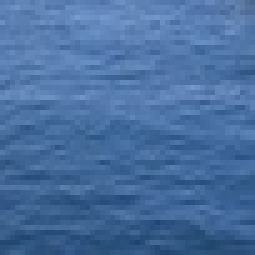
%> input picture assignment_1/single color/1557241133_96c8df20ae_z.jpg, 51 x 51 px, shrunk from 500 x 500 before the run (shown 5 times larger); its folder holds only this picture in this run
$ octave mosaic.m   (GNU Octave 9; MATLAB toolbox functions it lacks are replaced by stand-ins)
%> lines starting %> are read from the running program, lines starting %| are printed output that depends on the picture
### assignment_1/create_mosaic.m
function [ newImg ] = create_mosaic( filename, path, recSize, shape )
%> called with filename = 'david-hellmann.jpg', path = 'single color', recSize = 16, shape = 'circular'
%CREATE_MOSAIC Summary of this function goes here
%   Detailed explanation goes here

tic; % start time
% load images
dir_name = path;
list_jpg = dir([dir_name '/*.jpg']);
list_png = dir([dir_name '/*.png']);

list_img = horzcat(list_jpg', list_png');
for i = 1:length(list_img)
    imageName = list_img(i).name;
    images{i} = imread([dir_name '/' imageName]);
end

% computing average RGB
for i = 1:length(images)
    image = imresize(images{i}, [64 NaN]);
    images{i} = image;

    r = mean2(image(:,:,1));
    g = mean2(image(:,:,2));
    b = mean2(image(:,:,3));
    rgb = [r g b];
    averages{i} = rgb;
end
%> this loop made 1 pass
%> (r, g, b) on pass 1: (72.63, 110.5, 159.9)
%> after the loop, averages = {[72.63 110.5 159.9]}; images = 1 item

% choose target image
img = imread(filename);
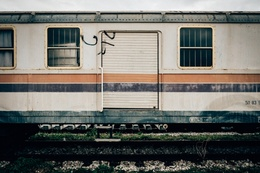
%> input picture assignment_1/david-hellmann.jpg, 260 x 173 px, shrunk from 2560 x 1707 before the run
%> img is the input picture: size 173x260x3 uint8; mean R, G, B 113.4, 112.7, 107.1
% recSize = input('Please enter a rectangle size: ');
fprintf('Okay, processing...\n');
% recSize = 16;
imgSize = size(img);
%> imgSize = [173 260 3]
ver_batches = floor(imgSize(1)/recSize);
%> ver_batches = 10
hor_batches = floor(imgSize(2)/recSize);
%> hor_batches = 16
total_batches = ver_batches*hor_batches;
%> total_batches = 160
newSize = total_batches*recSize^2;
%> newSize = 40960
start_col = 1;
end_col = recSize;
img_avg = ones(total_batches,3);
index = 1;
for i = 1:hor_batches
    start_row = 1;
    end_row = recSize;
    for j = 1:ver_batches
%         fprintf('hor=%d ver=%d\ti=%d j=%d\n', hor_batches, ver_batches, i, j);
        subImage = img(start_row:end_row, start_col:end_col, :);
        r = mean2(subImage(:,:,1));
        g = mean2(subImage(:,:,2));
        b = mean2(subImage(:,:,3));
        img_avg(index, 1:3) = [r g b];
        index = index+1;
        start_row = start_row + recSize;
        end_row = end_row + recSize;
    end
    start_col = start_col + recSize;
    end_col = end_col + recSize;
end
%> after the loop, img_avg = 160 rows, first 12: [166.4 169.1 168.8; 72.32 77.01 70.16; 59.12 71.09 71.48; 76.12 79.48 76.64; 133 109.4 91.65; 81.46 81.05 80.64; 161.2 154.8 144.7; 5.62 26.66 35; 1.93 3.67 9.07; 2.02 3.95 9.53; 169.7 172.3 171.4; 106.6 109.7 103.6]; index = 161

img_avg_size = size(img_avg);
%> img_avg_size = [160 3]

% [10 lines of commented-out code are left out]
img_avg = round(img_avg);
%> img_avg = 160 rows, first 12: [166 169 169; 72 77 70; 59 71 71; 76 79 77; 133 109 92; 81 81 81; 161 155 145; 6 27 35; 2 4 9; 2 4 10; 170 172 171; 107 110 104]
batches = ones(total_batches, recSize, recSize, 3, 'uint8');
for i = 1:img_avg_size(1)
    distances = 1:length(averages);
    for j = 1:length(averages)
        candidate_avg = [averages{j}];
        distances(j) = euclidean_distance(img_avg(i,:),candidate_avg);
    end
    [min_d, index_d] = min(distances);
    batch = cell2mat(images(index_d));
    batch = imresize(batch, [recSize recSize]);
    batches(i,:,:,:) = batch;
end
%> this loop made 160 passes
%> min_d on passes 1 to 3: 110.5, 96, 98.29

newImg = assemble_mosaic(batches, hor_batches, ver_batches);
fprintf('Done!\n');

if isequal(size(newImg),imgSize) ~= 1
    fprintf('Size of the image has changed.\n');
end

% subplot(121); imshow(img);
% subplot(122); imshow(newImg);
imshow(newImg);

toc % end time

end

### assignment_1/assemble_mosaic.m
function [ mosaic ] = assemble_mosaic( batches, hor_batches, ver_batches )
%> called with hor_batches = 16, ver_batches = 10
%ASSEMBLE_MOSAIC the method generates single RGB image (matrix) from an
%array of RGB image batches
%   Input:
%       batches = array of RGB image batches
%       hor_batches = number of horizontal batches in the image
%       ver_batches = number of vertical batches in the image
%   Output:
%       mosaic = final assembled RGB image

batch_size = size(batches);
%> batch_size = [160 16 16 3]
horizontal = [];
id = 1;

for i = 1:hor_batches
    vertical = reshape(batches(id,:,:,:), [batch_size(2) batch_size(3) 3]);
    id = id+1;
    for j = 1:ver_batches-1
        reshaped_batch = reshape(batches(id,:,:,:), [batch_size(2) batch_size(3) 3]);
        id = id+1;
        vertical = cat(1, vertical, reshaped_batch);
    end
    horizontal = cat(2, horizontal, vertical);
end
%> this loop made 16 passes
%> pass 2, in assemble_mosaic, `horizontal = cat(2, horizontal, vertical);`:
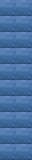
%> horizontal: size 160x32x3 uint8; mean R, G, B 72.6, 110.6, 160
%> pass 3, in assemble_mosaic, `horizontal = cat(2, horizontal, vertical);`:
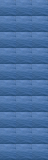
%> horizontal: size 160x48x3 uint8; mean R, G, B 72.6, 110.6, 160
%> after the loop:
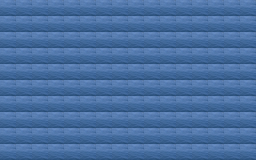
%> horizontal: size 160x256x3 uint8; mean R, G, B 72.6, 110.6, 160
%> after the loop, id = 161

mosaic = horizontal;

end

### assignment_1/mosaic.m
% ROBT 310 - Project assignment 1
%
% Author: Anuar Maratkhan
% Date: 29 Jan 2017

close all ; clc; clear; % Close all figure windows, Clear the screen and the workspace memory

tic; % start time

newImg = create_mosaic('david-hellmann.jpg','single color',16,'circular');

imshow(newImg);

toc % end time
